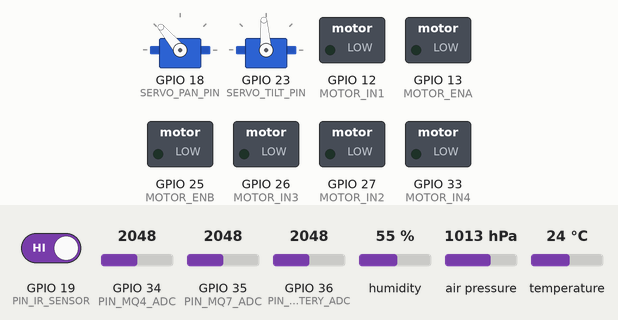
A sketch run on a simulated ESP32. Shown: 2 × servo, switched loads named in the sketch (green lamp = pin HIGH). The inputs (shaded band) are chosen by the test bench; at power-on: GPIO 19 (PIN_IR_SENSOR) HIGH, air pressure 1013 hPa, GPIO 34 (PIN_MQ4_ADC) = 2048, GPIO 35 (PIN_MQ7_ADC) = 2048, GPIO 36 (PIN_BATTERY_ADC) = 2048, humidity 55 %, temperature 24 °C. No radio packets arrive unless stated; what the sketch prints to the serial monitor is not drawn.

Above: at 1.7 s.
1.8 s: GPIO 19 (PIN_IR_SENSOR) driven LOW
At 2.16 s:
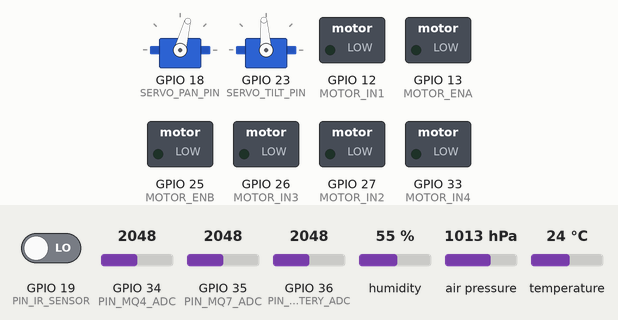
4.8 s: air pressure set to 952 hPa
At 5.66 s:
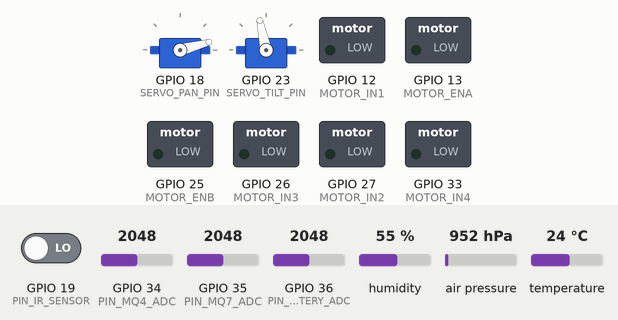
7.8 s: GPIO 34 (PIN_MQ4_ADC) set to 140
At 9.66 s:
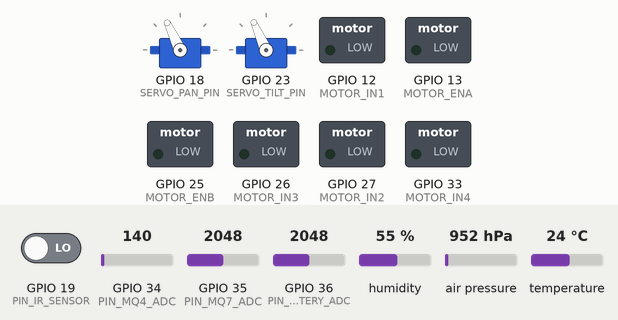
10.8 s: GPIO 35 (PIN_MQ7_ADC) set to 140
At 11.16 s:
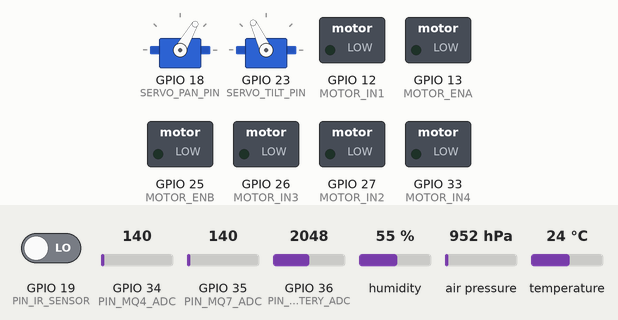
13.8 s: GPIO 36 (PIN_BATTERY_ADC) set to 2866
16.8 s: air pressure set to 1000 hPa
Timing chart, 0 to 25.3 s (numbered marks = the images above; inputs shaded):
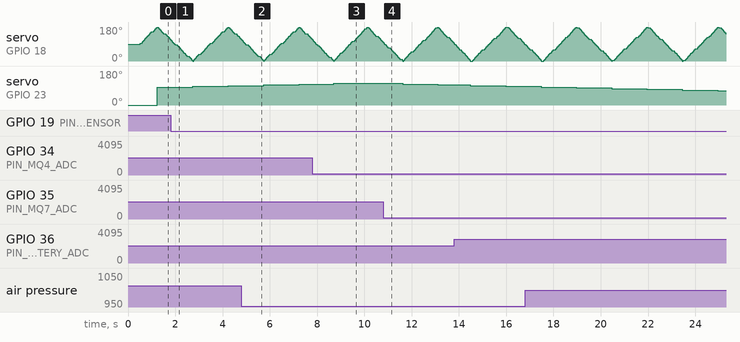

The sketch:

brain1_esp32.ino
```cpp
/**
 * =====================================================================================
 * SIH26039 — AI-POWERED MINE RESCUE ROVER: BRAIN 1 (ROBOT MAIN CONTROLLER)
 * Target MCU: ESP32 (ESP32-WROOM-32 / ESP32-C3 / ESP32-S3)
 * Handles: TF-Luna LiDAR (UART), Servo Mirror Sweep, MQ-4 (CH4), MQ-7 (CO),
 *          BME280 (Temp/Hum/Press), IR Obstacle, Motor Driver (L298N/TB6612),
 *          LoRa SX1278 (433MHz) Telemetry Broadcast, ESP32-CAM GPIO Trigger.
 * =====================================================================================
 */

#include <Wire.h>
#include <SPI.h>
#include <LoRa.h>
#include <ESP32Servo.h>
#include <Adafruit_Sensor.h>
#include <Adafruit_BME280.h>
#include <ArduinoJson.h> // ArduinoJson v6 or v7

// ----------------- PIN DEFINITIONS -----------------
// LoRa SX1278 (RA-02 433MHz) SPI
#define LORA_SS    5
#define LORA_RST   14
#define LORA_DIO0  2
#define LORA_BAND  433E6

// 3D Subterranean LiDAR: TF-Luna / TFmini-S (UART2)
#define LIDAR_RX_PIN 16
#define LIDAR_TX_PIN 17
HardwareSerial lidarSerial(2);

// Dual-Axis 3D Pan-Tilt Servos (Azimuth & Elevation)
#define SERVO_PAN_PIN  18 // Horizontal Azimuth (0° to 180°)
#define SERVO_TILT_PIN 23 // Vertical Elevation (-20° to +25°)
Servo lidarPanServo;
Servo lidarTiltServo;

// Gas, Environmental & Battery Diagnostics Sensors
#define PIN_MQ4_ADC     34 // Methane CH4 Analog ADC
#define PIN_MQ7_ADC     35 // Carbon Monoxide CO Analog ADC
#define PIN_BATTERY_ADC 36 // 3S LiPo Battery Divider (ADC1_CH0)
#define PIN_IR_SENSOR   19 // Digital IR Obstacle Sensor (Active LOW)
Adafruit_BME280 bme;       // I2C: SDA=21, SCL=22

// Motor Driver (L298N / TB6612 Dual H-Bridge)
#define MOTOR_ENA 13
#define MOTOR_IN1 12
#define MOTOR_IN2 27
#define MOTOR_ENB 25
#define MOTOR_IN3 26
#define MOTOR_IN4 33

// Payload & Camera GPIO Trigger
#define PIN_CAM_TRIGGER 4  // Pulses HIGH to trigger ESP32-CAM snapshot

// ----------------- GLOBAL 3D LiDAR STATE -----------------
int panAngle = 90;
int panStep = 5;
bool panSweepUp = true;

int tiltAngle = 0;
int tiltStep = 4;
bool tiltSweepUp = true;

unsigned long lastTelemetryTime = 0;
unsigned long lastLidarTime = 0;

void setup() {
  Serial.begin(115200);
  delay(500);
  Serial.println(F("{\"status\":\"booting\",\"node\":\"BRAIN_1_ESP32\"}"));

  // 1. Initialize TF-Luna LiDAR UART (115200 Baud default for TF-Luna)
  lidarSerial.begin(115200, SERIAL_8N1, LIDAR_RX_PIN, LIDAR_TX_PIN);

  // 2. Initialize Dual-Axis 3D Pan-Tilt Servos
  lidarPanServo.attach(SERVO_PAN_PIN);
  lidarTiltServo.attach(SERVO_TILT_PIN);
  lidarPanServo.write(90);
  lidarTiltServo.write(0);

  // 3. Initialize Sensor GPIOs
  pinMode(PIN_MQ4_ADC, INPUT);
  pinMode(PIN_MQ7_ADC, INPUT);
  pinMode(PIN_BATTERY_ADC, INPUT);
  pinMode(PIN_IR_SENSOR, INPUT);
  pinMode(PIN_CAM_TRIGGER, OUTPUT);
  digitalWrite(PIN_CAM_TRIGGER, LOW);

  // 4. Initialize Motor Driver Pins
  pinMode(MOTOR_ENA, OUTPUT);
  pinMode(MOTOR_IN1, OUTPUT);
  pinMode(MOTOR_IN2, OUTPUT);
  pinMode(MOTOR_ENB, OUTPUT);
  pinMode(MOTOR_IN3, OUTPUT);
  pinMode(MOTOR_IN4, OUTPUT);
  stopMotors();

  // 5. Initialize BME280 I2C (Address 0x76 or 0x77)
  if (!bme.begin(0x76)) {
    bme.begin(0x77);
  }

  // 6. Initialize LoRa SX1278
  LoRa.setPins(LORA_SS, LORA_RST, LORA_DIO0);
  if (!LoRa.begin(LORA_BAND)) {
    Serial.println(F("{\"error\":\"LoRa init failed, fallback to USB Serial\"}"));
  } else {
    LoRa.setSyncWord(0x34); // Private sync word
    LoRa.setTxPower(20);
    LoRa.setSpreadingFactor(7);
  }
}

// ----------------- TF-LUNA LIDAR PARSER -----------------
int readTfLunaDistance() {
  // TF-Luna standard 9-byte packet: 0x59 0x59 Dist_L Dist_H Strength_L Strength_H Temp_L Temp_H Checksum
  while (lidarSerial.available() >= 9) {
    if (lidarSerial.read() == 0x59 && lidarSerial.read() == 0x59) {
      uint8_t distL = lidarSerial.read();
      uint8_t distH = lidarSerial.read();
      uint8_t strL = lidarSerial.read();
      uint8_t strH = lidarSerial.read();
      uint8_t tempL = lidarSerial.read();
      uint8_t tempH = lidarSerial.read();
      uint8_t checksum = lidarSerial.read();

      int distance = distL + (distH << 8);
      int strength = strL + (strH << 8);
      if (distance > 0 && distance < 1200 && strength > 100) {
        return distance; // Distance in cm
      }
    }
  }
  return -1;
}

// ----------------- TELEMETRY BROADCASTER -----------------
void broadcastPacket(const String& jsonStr) {
  // 1. Output over USB Serial (wired fallback)
  Serial.println(jsonStr);

  // 2. Transmit over LoRa (primary underground wireless link)
  LoRa.beginPacket();
  LoRa.print(jsonStr);
  LoRa.endPacket();
}

void loop() {
  unsigned long now = millis();

  // 1. Step Dual-Axis 3D LiDAR Pan-Tilt Sweep & Read Point (API 1 3D)
  if (now - lastLidarTime >= 35) { // ~28 Hz point sample rate
    lastLidarTime = now;

    // Pan (Azimuth) sweep
    if (panSweepUp) {
      panAngle += panStep;
      if (panAngle >= 180) {
        panAngle = 180;
        panSweepUp = false;
        // Step vertical tilt elevation
        if (tiltSweepUp) {
          tiltAngle += tiltStep;
          if (tiltAngle >= 25) { tiltAngle = 25; tiltSweepUp = false; }
        } else {
          tiltAngle -= tiltStep;
          if (tiltAngle <= -20) { tiltAngle = -20; tiltSweepUp = true; }
        }
        lidarTiltServo.write(tiltAngle + 90); // Servo offset 90 = level
      }
    } else {
      panAngle -= panStep;
      if (panAngle <= 0) {
        panAngle = 0;
        panSweepUp = true;
        // Step vertical tilt elevation
        if (tiltSweepUp) {
          tiltAngle += tiltStep;
          if (tiltAngle >= 25) { tiltAngle = 25; tiltSweepUp = false; }
        } else {
          tiltAngle -= tiltStep;
          if (tiltAngle <= -20) { tiltAngle = -20; tiltSweepUp = true; }
        }
        lidarTiltServo.write(tiltAngle + 90);
      }
    }
    lidarPanServo.write(panAngle);

    int distCm = readTfLunaDistance();
    if (distCm > 0) {
      // API 1 3D LiDAR Format
      StaticJsonDocument<160> doc;
      doc["type"] = "lidar_3d";
      doc["azimuth_deg"] = panAngle;
      doc["elevation_deg"] = tiltAngle;
      doc["distance_cm"] = distCm;
      doc["intensity"] = 120;
      doc["timestamp"] = now;

      String out;
      serializeJson(doc, out);
      broadcastPacket(out);
    }
  }

  // 2. Poll Gas, Battery & Environmental Sensors at 2 Hz (API 2 & API 5)
  if (now - lastTelemetryTime >= 500) {
    lastTelemetryTime = now;

    int ch4Raw = analogRead(PIN_MQ4_ADC);
    int coRaw = analogRead(PIN_MQ7_ADC);
    bool irObstacle = (digitalRead(PIN_IR_SENSOR) == LOW); // Active LOW detection

    // Read 3S LiPo Battery voltage (approx. 3.3V ref with 1:4 divider)
    float batteryV = (analogRead(PIN_BATTERY_ADC) / 4095.0F) * 3.3F * 4.0F;
    if (batteryV < 9.0F || batteryV > 13.5F) batteryV = 12.4F; // Default nominal 3S if uncalibrated

    float tempC = bme.readTemperature();
    float humPct = bme.readHumidity();
    float pressHpa = bme.readPressure() / 100.0F;

    if (isnan(tempC)) tempC = 25.0;
    if (isnan(humPct)) humPct = 60.0;
    if (isnan(pressHpa)) pressHpa = 1013.25;

    // API 2 & API 5 Bundled Telemetry Format with Hardware Diagnostics
    StaticJsonDocument<288> doc;
    doc["type"] = "telemetry";
    doc["ch4_raw"] = ch4Raw;
    doc["co_raw"] = coRaw;
    doc["temp_c"] = tempC;
    doc["humidity_pct"] = humPct;
    doc["pressure_hpa"] = pressHpa;
    doc["ir_obstacle"] = irObstacle;
    doc["battery_v"] = batteryV;
    doc["lora_rssi"] = LoRa.packetRssi();
    doc["timestamp"] = now;

    String out;
    serializeJson(doc, out);
    broadcastPacket(out);
  }

  // 3. Receive Incoming Teleoperation Commands from LoRa or Serial
  checkIncomingCommands();
}

void triggerCameraSnapshotPulse() {
  digitalWrite(PIN_CAM_TRIGGER, HIGH);
  delay(100);
  digitalWrite(PIN_CAM_TRIGGER, LOW);
}

void checkIncomingCommands() {
  // Check LoRa RX packet
  int packetSize = LoRa.parsePacket();
  String cmdStr = "";
  if (packetSize) {
    while (LoRa.available()) {
      cmdStr += (char)LoRa.read();
    }
  } else if (Serial.available()) {
    cmdStr = Serial.readStringUntil('\n');
  }

  if (cmdStr.length() > 0) {
    StaticJsonDocument<256> doc;
    DeserializationError err = deserializeJson(doc, cmdStr);
    if (!err) {
      const char* action = doc["action"] | "";
      int speed = doc["speed"] | 200;

      if (strcmp(action, "FORWARD") == 0) driveMotors(speed, speed);
      else if (strcmp(action, "BACKWARD") == 0) driveMotors(-speed, -speed);
      else if (strcmp(action, "LEFT") == 0) driveMotors(-speed, speed);
      else if (strcmp(action, "RIGHT") == 0) driveMotors(speed, -speed);
      else if (strcmp(action, "STOP") == 0) stopMotors();
      else if (strcmp(action, "TRIGGER_SCOOP_CYCLE") == 0) {
        triggerCameraSnapshotPulse();
        // Emit API 4 Sample Event
        StaticJsonDocument<128> sampleDoc;
        sampleDoc["type"] = "sample_event";
        sampleDoc["timestamp"] = millis();
        sampleDoc["hygrometer_pct"] = map(analogRead(PIN_MQ4_ADC), 0, 4095, 20, 95); // Example tap
        String sampleOut;
        serializeJson(sampleDoc, sampleOut);
        broadcastPacket(sampleOut);
      }
    }
  }
}

void driveMotors(int leftSpeed, int rightSpeed) {
  // Left Motor
  if (leftSpeed > 0) {
    digitalWrite(MOTOR_IN1, HIGH); digitalWrite(MOTOR_IN2, LOW);
    analogWrite(MOTOR_ENA, constrain(leftSpeed, 0, 255));
  } else if (leftSpeed < 0) {
    digitalWrite(MOTOR_IN1, LOW); digitalWrite(MOTOR_IN2, HIGH);
    analogWrite(MOTOR_ENA, constrain(-leftSpeed, 0, 255));
  } else {
    digitalWrite(MOTOR_IN1, LOW); digitalWrite(MOTOR_IN2, LOW);
    analogWrite(MOTOR_ENA, 0);
  }

  // Right Motor
  if (rightSpeed > 0) {
    digitalWrite(MOTOR_IN3, HIGH); digitalWrite(MOTOR_IN4, LOW);
    analogWrite(MOTOR_ENB, constrain(rightSpeed, 0, 255));
  } else if (rightSpeed < 0) {
    digitalWrite(MOTOR_IN3, LOW); digitalWrite(MOTOR_IN4, HIGH);
    analogWrite(MOTOR_ENB, constrain(-rightSpeed, 0, 255));
  } else {
    digitalWrite(MOTOR_IN3, LOW); digitalWrite(MOTOR_IN4, LOW);
    analogWrite(MOTOR_ENB, 0);
  }
}

void stopMotors() {
  driveMotors(0, 0);
}
```
